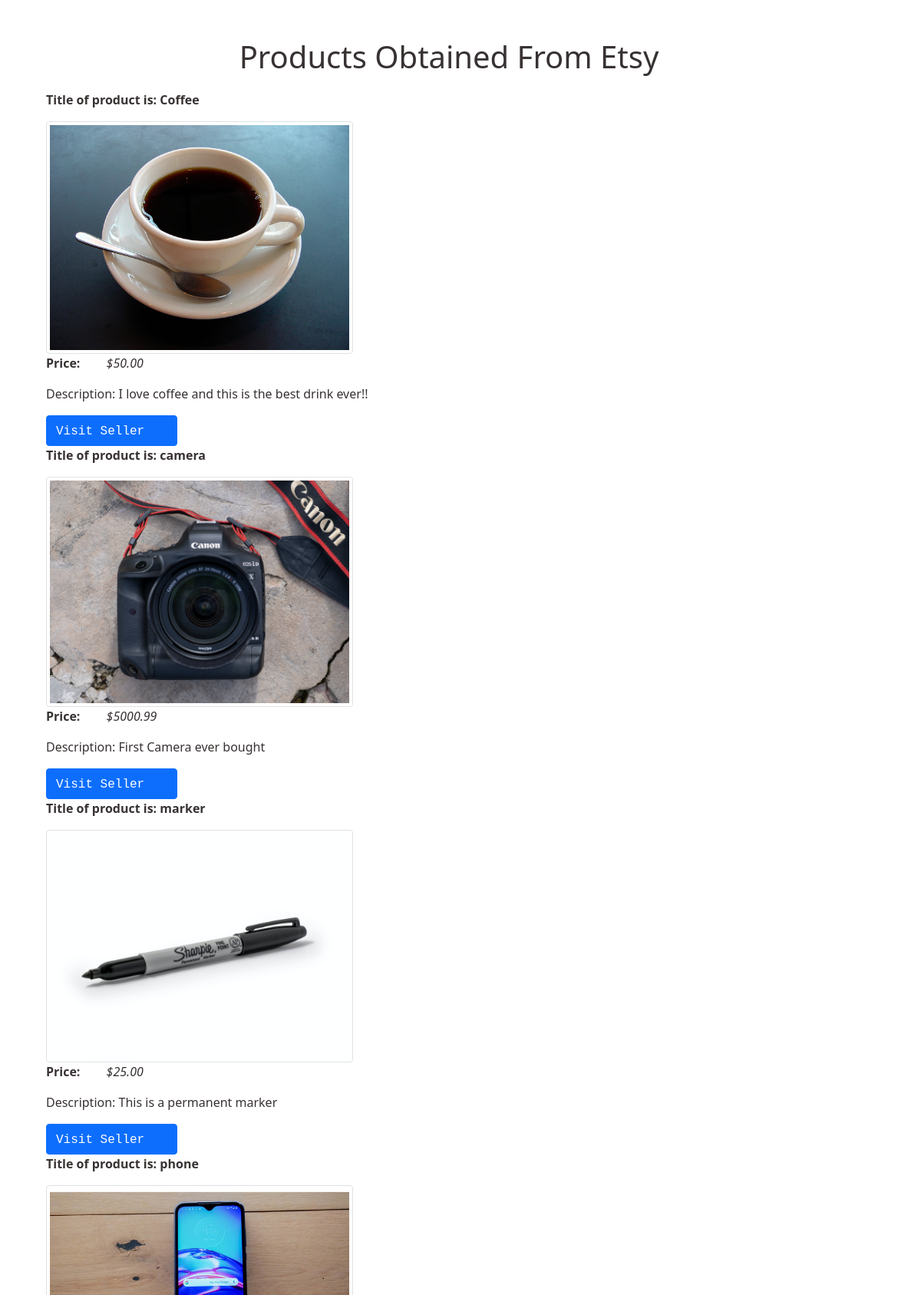
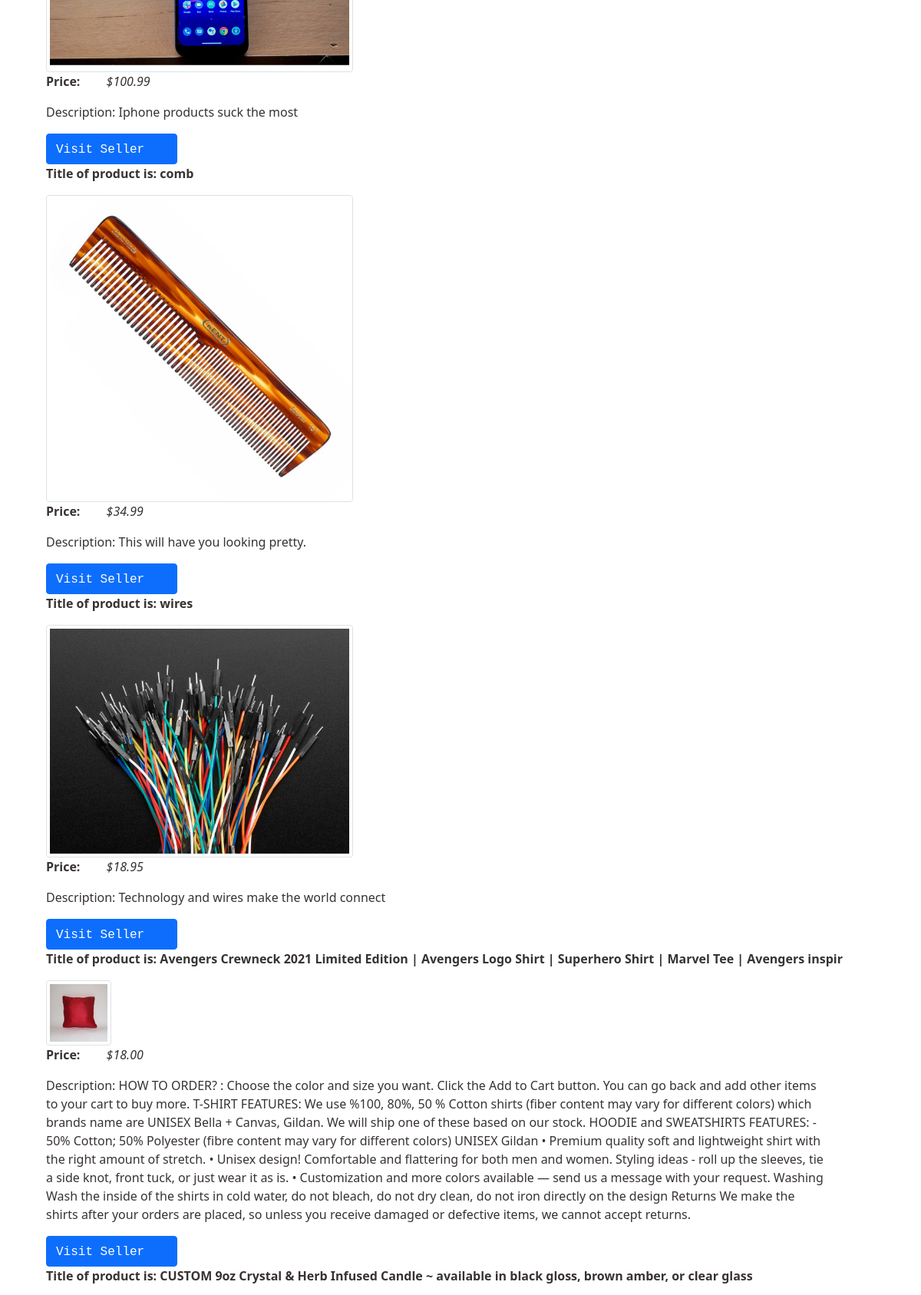
Screenshot of /Etsy/ (upper part) with the database file from the repository (2 pictures, top to bottom).
### firstpage/models.py (models this page shows)
class Product(models.Model):
	id 			= models.BigAutoField(primary_key=True)
	title 		= models.CharField(max_length=200)
	description = models.TextField(blank=True, null=True)
	price 		= models.DecimalField(decimal_places = 2, max_digits=1000)
	image 		= models.ImageField(null=True, blank=True)
	listing_id	= models.IntegerField(blank=True, null=True)
	productLink = models.URLField(max_length=200)
	@property
	def imageURL(self):
		try:
			url = self.image.url
		except:
			url = ''
		return url

### firstpage/views.py (the view, shortened to what this page needs)
# urls.py: path('Etsy/', views.productsFromEtsyAPI, name='Etsy'),
def productsFromEtsyAPI(request):
	etsy = Etsy(api_key="iithgv8q30ciefkkxlna5oai")
	response = etsy.findAllListingActive(limit = 3)
	globalResponse = response
	print("New Link is", type(response[0]["url"]))
	allProductIDS = [product.listing_id for product in Product.objects.all()]
	obj1 = Product.objects.all()
	print(obj1[0].productLink)
	context = {'APIproducts': obj1}
	return render(request, 'prod/EtsyAPI.html', context)

### firstpage/templates/prod/EtsyAPI.html (shortened to what this page needs)
<!DOCTYPE html>
{% load static  %}
<html>
	<head>
		<link href="https://cdn.jsdelivr.net/npm/bootstrap@5.1.0/dist/css/bootstrap.min.css" rel="stylesheet">
		<link rel="stylesheet" type="text/css" href="{% static 'css/mystylesheet.css' %}">
	</head>
	<body>
		<div class="item-wrapper">
			<div class="page-title">
				<h1 class="my-title"> Products Obtained From Etsy</h1>
			</div>
			{% block content %}
				{% for product in APIproducts %}
					<p class="prod-title"> Title of product is: {{ product.title }} </p>
					<div class = "my-images">
						<img src="{% static product.imageURL %}" class="img-fluid img-thumbnail" alt="...">
					</div>
					<div>
						<p><strong> Price:</strong> <i>${{ product.price }}</i> </p>
						<p> Description: {{ product.description }} </p>
						<span>
							<button type="button" class="btn btn-primary"><a href="{{ product.productLink }}" target="_blank">Visit Seller</a></button>
						</span>
					</div>
				{% endfor %}
			{% endblock content %}
		</div>
	</body>
</html>

### static/css/mystylesheet.css (style rules this page uses)
:root { --mainText: #383232; --secondaryText: #d8a059; --mainColor: #eaeaea; --secondaryColor: #ffff; --borderColor: #c1c1c1; --s2backgroundColor: #e0c8b3; --buttonColor: black; --footerColor: #f4f5e6; }
* { margin-right: 30px; padding: 0px; text-decoration: none; list-style: none; }
html, body { height: 100%; padding: 0px; margin-left: 30px; color: var(--mainText); }
.page-title { text-align: center; margin: auto; padding: auto; margin-bottom: 20px; margin-top: 50px; font-weight: bold; }
.my-images { width: 400px; height: auto; }
.prod-title { font-weight: bold; }
a { text-decoration: none; font-family: "Roboto Mono", monospace; color: white; }
a:link { text-decoration: none; }

### rows the page displays
Product: title "Coffee", image (picture), price "50.00", description "I love coffee and this is the best drink ever!!"
Product: title "camera", image (picture), price "5000.99", description "First Camera ever bought"
Product: title "marker", image (picture), price "25.00", description "This is a permanent marker"
Product: title "phone", image (picture), price "100.99", description "Iphone products suck the most"
Product: title "comb", image (picture), price "34.99", description "This will have you looking pretty."
Product: title "wires", image (picture), price "18.95", description "Technology and wires make the world connect"
Product: title "Avengers Crewneck 2021 Limited Edition | Avengers Logo Shirt | Superhero Shirt | Marvel Tee | Avengers inspir", image (picture), price "18.00", description "HOW TO ORDER? : Choose the color and size you want. Click the Add to Cart button. You can go back and add other items to your cart to buy more. T-SHIRT FEATURES: We use %100, 80%, 50 % Cotton shirts (fiber content may vary for different colors) which brands name are UNISEX Bella + Canvas, Gildan. We will ship one of these based on our stock. HOODIE and SWEATSHIRTS FEATURES: - 50% Cotton; 50% Polyester (fibre content may vary for different colors) UNISEX Gildan • Premium quality soft and lightweight shirt with the right amount of stretch. • Unisex design! Comfortable and flattering for both men and women. Styling ideas - roll up the sleeves, tie a side knot, front tuck, or just wear it as…"
Product: title "CUSTOM 9oz Crystal & Herb Infused Candle ~ available in black gloss, brown amber, or clear glass"
